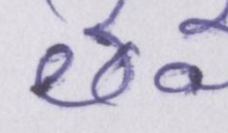
#> input picture written_reports/supporting_docs/image1.png, 228 x 133 px
$ python binarize_images.py written_reports/supporting_docs
#> lines starting #> are read from the running program, lines starting #| are printed output that depends on the picture; after the words box and inside, x2 and y2 are one past the last pixel; in counts of white or black regions, pixels touching at a corner belong together
#!/usr/bin/env python3
"""Binarize PNG images with Otsu thresholding."""

import argparse
import logging
import sys
from pathlib import Path

import cv2
import numpy as np
from PIL import Image


logging.basicConfig(
    level=logging.INFO,
    format="%(asctime)s - %(levelname)s - %(message)s",
)
logger = logging.getLogger(__name__)


def load_png(path: Path) -> np.ndarray:
    """Load a PNG as grayscale, flattening transparency onto white."""
    with Image.open(path) as image:
#> image is the input picture: PIL image 228x133 RGBA; mean R, G, B, A 201.3, 197.7, 211.4, 255
        if image.mode in ("RGBA", "LA") or "transparency" in image.info:
            foreground = image.convert("RGBA")
            background = Image.new("RGBA", image.size, (255, 255, 255, 255))
#> background: PIL image 228x133 RGBA; every value is 255
            image = Image.alpha_composite(background, foreground)

        return np.asarray(image.convert("L"))
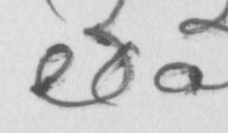
#> returned value: shape (133, 228); min 71, max 228, mean 200.5


def binarize(image: np.ndarray) -> np.ndarray:
    """Binarize a grayscale or RGB image using Otsu's global threshold."""
    gray = (
        image
        if image.ndim == 2
        else cv2.cvtColor(image, cv2.COLOR_RGB2GRAY)
    )
    _, thresholded = cv2.threshold(
        gray,
        0,
        255,
        cv2.THRESH_BINARY + cv2.THRESH_OTSU,
    )
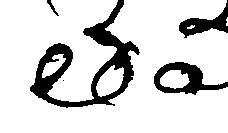
#> thresholded: shape (133, 228); 84% white; 5 black regions (1 under 20 px), largest, box (x1, y1, x2, y2) and area: (30, 0, 140, 108) 3096, (154, 62, 228, 95) 1002, (179, 0, 228, 38) 695, (47, 0, 59, 16) 51
    return thresholded


def save_png(image: np.ndarray, path: Path) -> None:
    """Save a binary grayscale numpy image as PNG."""
    Image.fromarray(image).save(path, "PNG")


def test_output_path(path: Path) -> Path:
    """Return the side-by-side test output path for a PNG."""
    return path.with_name(f"{path.stem}.test{path.suffix}")


def process_png(path: Path, test: bool) -> bool:
    """Binarize one PNG, overwriting it unless test mode is enabled."""
    output_path = test_output_path(path) if test else path

    try:
        image = load_png(path)
        thresholded = binarize(image)
        save_png(thresholded, output_path)
    except Exception as exc:
        logger.error("Failed to process %s: %s", path, exc)
        return False

    logger.info("Processed %s -> %s", path, output_path)
    return True


def find_pngs(path: Path) -> list[Path]:
    """Find PNG files from a single image path or a directory tree."""
    if path.is_file():
        return [path] if path.suffix.lower() == ".png" else []

    return sorted(
        item
        for item in path.rglob("*.png")
        if item.is_file() and not item.name.endswith(".test.png")
    )


def parse_args() -> argparse.Namespace:
    parser = argparse.ArgumentParser(
        description="Binarize PNG images with Otsu thresholding."
    )
    parser.add_argument("input", help="PNG image path or directory to scan")
    parser.add_argument(
        "--test",
        action="store_true",
        help="Write name.test.png beside each source image instead of overwriting it",
    )
    return parser.parse_args()


def main() -> int:
    args = parse_args()
    input_path = Path(args.input)

    if not input_path.exists():
        logger.error("Input path not found: %s", input_path)
        return 1

    pngs = find_pngs(input_path)
    if not pngs:
        logger.error("No PNG files found: %s", input_path)
        return 1

    successful = sum(1 for png in pngs if process_png(png, args.test))
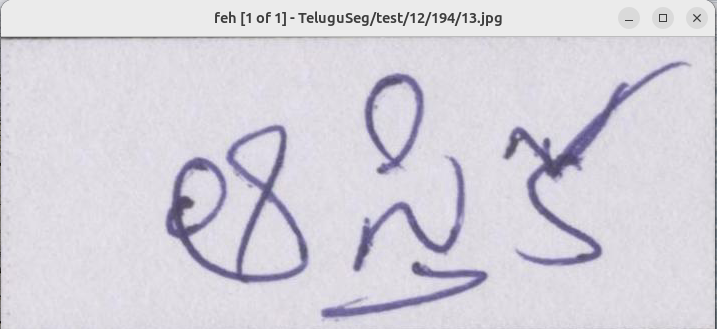
#> input picture written_reports/supporting_docs/image2.png, 717 x 329 px
#> in load_png, image is the input picture: PIL image 717x329 RGBA; mean R, G, B, A 213.6, 210.6, 219.6, 255
#> in load_png (call 2), `background = Image.new("RGBA", image.size, (255, 255, 255, 255))`: background: PIL image 717x329 RGBA; every value is 255
#> in load_png (call 2), `return np.asarray(image.convert("L"))`:
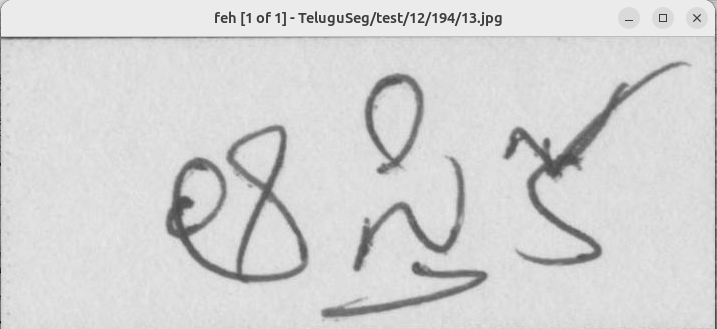
#> returned value: shape (329, 717); min 22, max 236, mean 212.7
#> in binarize (call 2), `_, thresholded = cv2.threshold( gray, 0, 255, cv2.THRESH_BINARY + cv2...`:
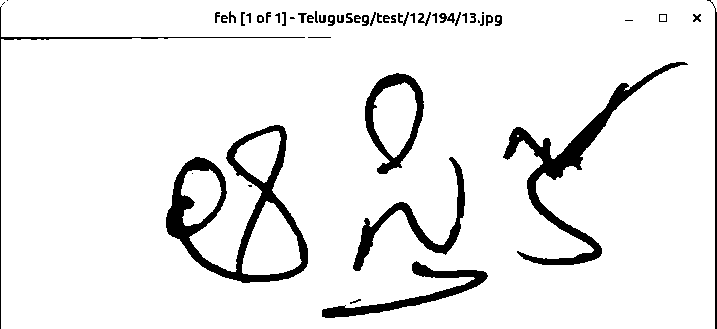
#> thresholded: shape (329, 717); 92.2% white; 52 black regions (8 under 20 px), largest, box (x1, y1, x2, y2) and area: (166, 125, 308, 283) 5340, (503, 62, 688, 265) 4411, (353, 157, 465, 271) 1981
    failed = len(pngs) - successful

    logger.info("Done: %s successful, %s failed", successful, failed)
    return 0 if failed == 0 else 1


if __name__ == "__main__":
    sys.exit(main())
#> (the program exits here)
